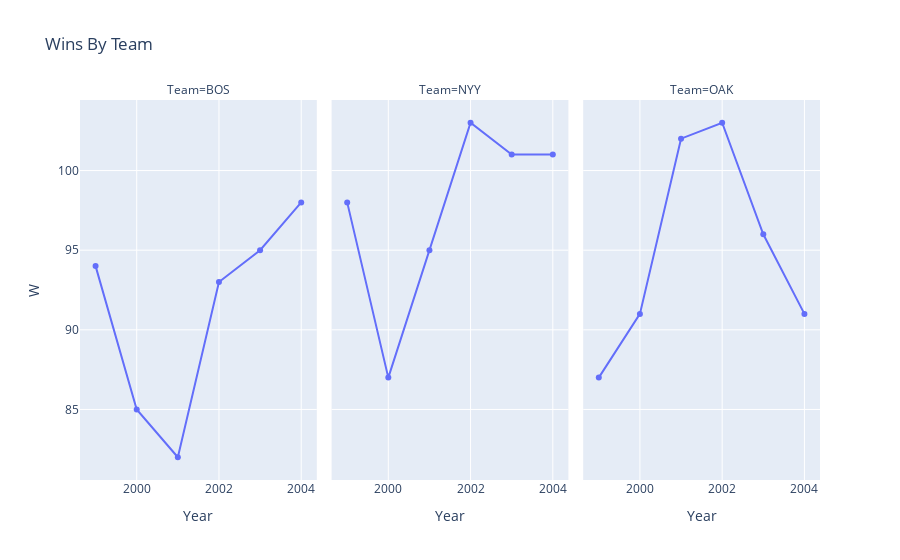

The notebook cell this image was saved under:
### Code cell
# Or we can plot on 3 different axes
fig = px.line(baseball_subset, x='Year', y='W', facet_col = 'Team', markers=True, title = "Wins By Team")

fig.show()

### Figure 1 — Plotly figure (JSON) as saved in the notebook; plotly's stock layout.template omitted (floating-point values rounded to 4 significant figures)
{"data": [{"hovertemplate": "Team=BOS<br>Year=%{x}<br>W=%{y}<extra></extra>", "legendgroup": "", "line": {"color": "#636efa", "dash": "solid"}, "marker": {"symbol": "circle"}, "mode": "markers+lines", "name": "", "orientation": "v", "showlegend": false, "type": "scatter", "x": [2004, 2003, 2002, 2001, 2000, 1999], "xaxis": "x", "y": [98, 95, 93, 82, 85, 94], "yaxis": "y"}, {"hovertemplate": "Team=NYY<br>Year=%{x}<br>W=%{y}<extra></extra>", "legendgroup": "", "line": {"color": "#636efa", "dash": "solid"}, "marker": {"symbol": "circle"}, "mode": "markers+lines", "name": "", "orientation": "v", "showlegend": false, "type": "scatter", "x": [2004, 2003, 2002, 2001, 2000, 1999], "xaxis": "x2", "y": [101, 101, 103, 95, 87, 98], "yaxis": "y2"}, {"hovertemplate": "Team=OAK<br>Year=%{x}<br>W=%{y}<extra></extra>", "legendgroup": "", "line": {"color": "#636efa", "dash": "solid"}, "marker": {"symbol": "circle"}, "mode": "markers+lines", "name": "", "orientation": "v", "showlegend": false, "type": "scatter", "x": [2004, 2003, 2002, 2001, 2000, 1999], "xaxis": "x3", "y": [91, 96, 103, 102, 91, 87], "yaxis": "y3"}], "layout": {"annotations": [{"font": {}, "showarrow": false, "text": "Team=BOS", "x": 0.16, "xanchor": "center", "xref": "paper", "y": 1, "yanchor": "bottom", "yref": "paper"}, {"font": {}, "showarrow": false, "text": "Team=NYY", "x": 0.5, "xanchor": "center", "xref": "paper", "y": 1, "yanchor": "bottom", "yref": "paper"}, {"font": {}, "showarrow": false, "text": "Team=OAK", "x": 0.84, "xanchor": "center", "xref": "paper", "y": 1, "yanchor": "bottom", "yref": "paper"}], "legend": {"tracegroupgap": 0}, "title": {"text": "Wins By Team"}, "xaxis": {"anchor": "y", "domain": [0, 0.32], "title": {"text": "Year"}}, "xaxis2": {"anchor": "y2", "domain": [0.34, 0.66], "matches": "x", "title": {"text": "Year"}}, "xaxis3": {"anchor": "y3", "domain": [0.68, 1.0], "matches": "x", "title": {"text": "Year"}}, "yaxis": {"anchor": "x", "domain": [0, 1], "title": {"text": "W"}}, "yaxis2": {"anchor": "x2", "domain": [0, 1], "matches": "y", "showticklabels": false}, "yaxis3": {"anchor": "x3", "domain": [0, 1], "matches": "y", "showticklabels": false}}}
